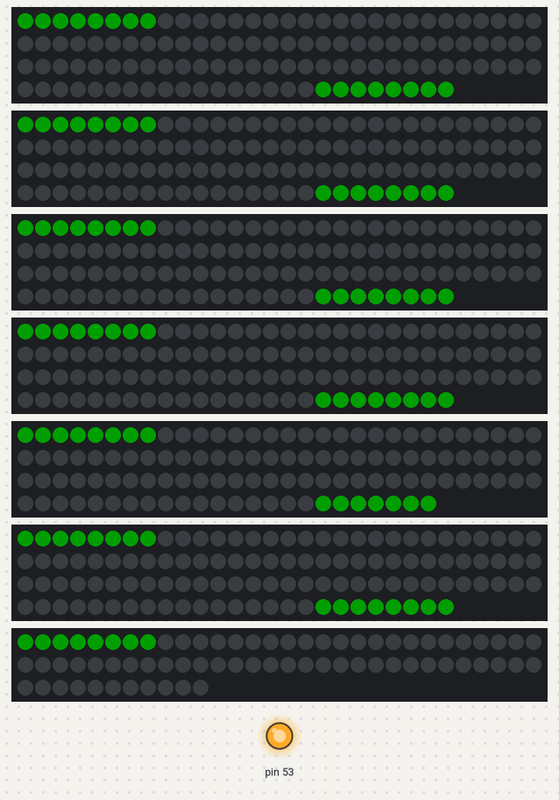
A sketch run on a simulated Arduino Mega 2560, built with avr-gcc and run on an emulated ATmega2560. Shown: 5 × 115 RGB LEDs in strip order, left to right, continuing on the next row, 114 RGB LEDs in strip order, left to right, continuing on the next row, 71 RGB LEDs in strip order, left to right, continuing on the next row, output pins drawn as LEDs (lit = HIGH). Dim RGB values are drawn brighter than linear; random numbers use the default seed unless the sketch sets one; no radio packets arrive unless stated; what the sketch prints to the serial monitor is not drawn.

Above: at 0.57 s.
At 4.69 s:
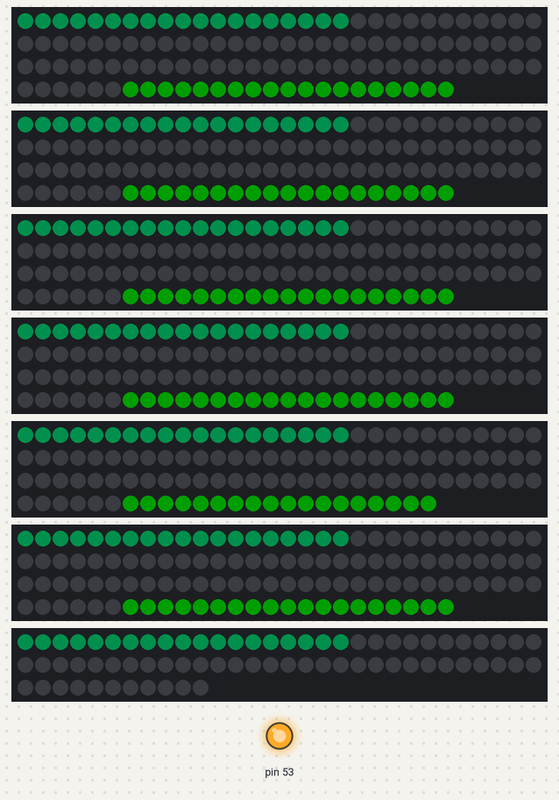
At 9.1 s:
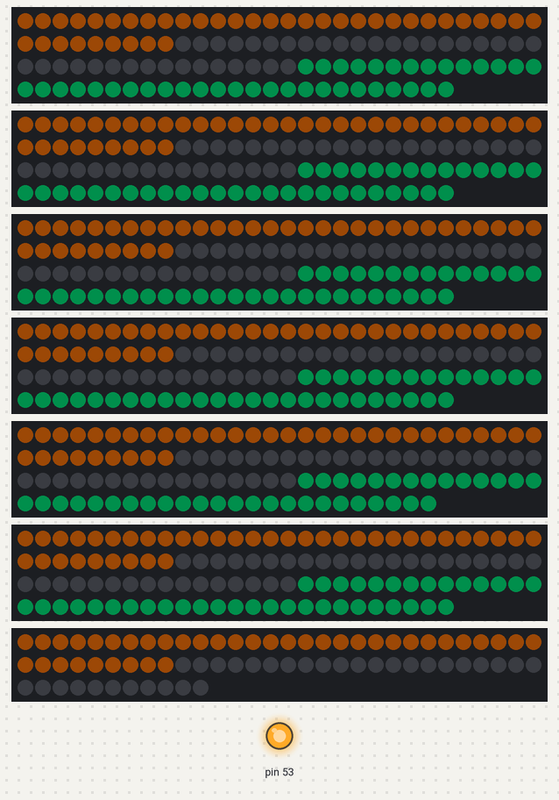
At 17.94 s:
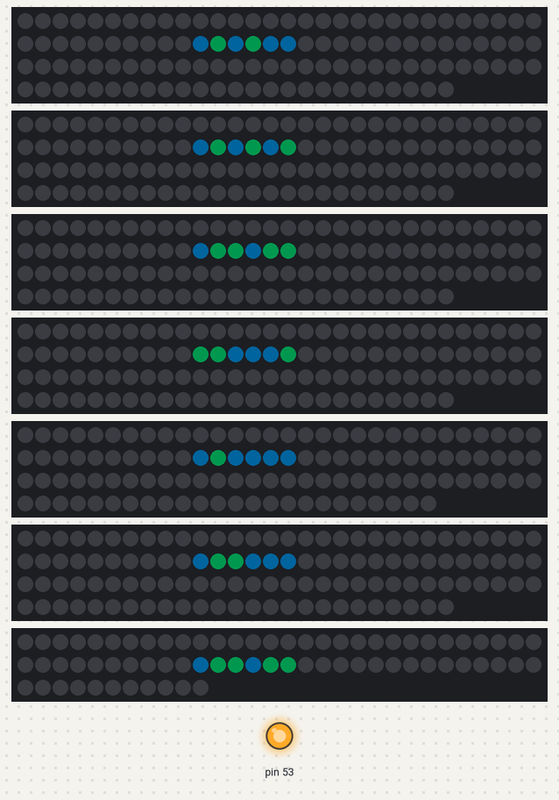
At 28.94 s:
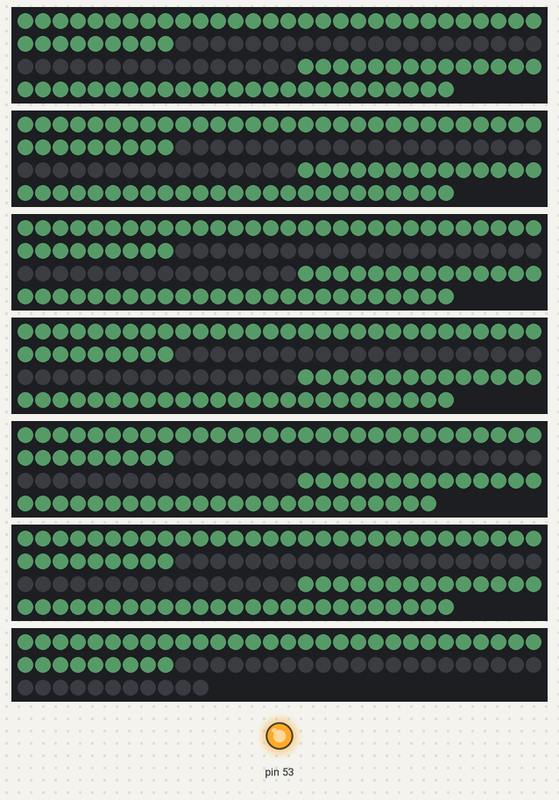
At 39.84 s:
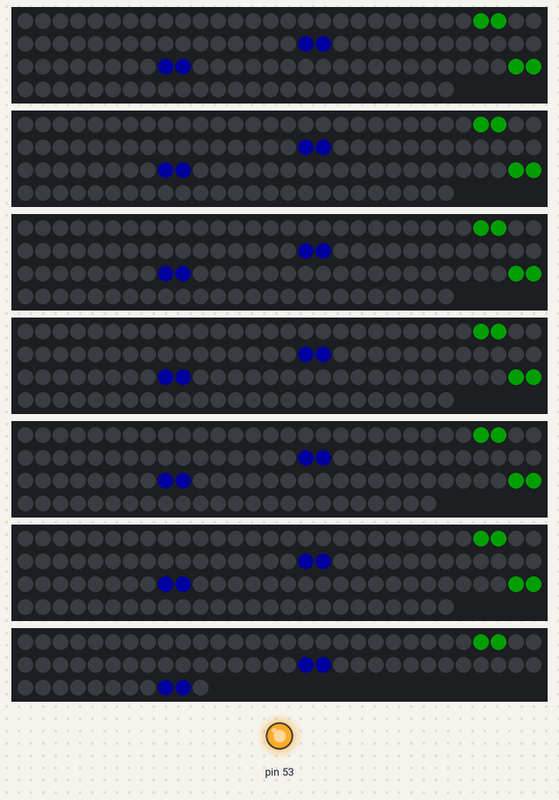

The sketch:

Node05.ino
```cpp
#include <Adafruit_NeoPixel.h>
#include <RF24.h>
#include <RF24Network.h>
#include <SPI.h>
#include "Animations.h"

RF24 radio(49, 48);              // CE, CSN pins
RF24Network network(radio);

const uint16_t this_node = 05;
unsigned long lastMessageTime = 0;
unsigned long idleTaskInterval = 5000; // 5 seconds

// Setup brightness for LEDs
const int brightness = 30;

// LEDs variables
#define NUM_STRIPS 7

// Number of LEDs in each strip
const int numLeds[NUM_STRIPS] = {115, 115, 115, 115, 114, 115, 71};

// Number of items in each row
const int numItems[NUM_STRIPS] = {66, 66, 66, 66, 66, 68, 40};

// Define the pins of each row
const int pins[NUM_STRIPS] = {8, 7, 6, 5, 4, 3, 2};

// Create an array of NeoPixel objects
Adafruit_NeoPixel strips[NUM_STRIPS] = {
  Adafruit_NeoPixel(numLeds[0], pins[0], NEO_GRB + NEO_KHZ800),
  Adafruit_NeoPixel(numLeds[1], pins[1], NEO_GRB + NEO_KHZ800),
  Adafruit_NeoPixel(numLeds[2], pins[2], NEO_GRB + NEO_KHZ800),
  Adafruit_NeoPixel(numLeds[3], pins[3], NEO_GRB + NEO_KHZ800),
  Adafruit_NeoPixel(numLeds[4], pins[4], NEO_GRB + NEO_KHZ800),
  Adafruit_NeoPixel(numLeds[5], pins[5], NEO_GRB + NEO_KHZ800),
  Adafruit_NeoPixel(numLeds[6], pins[6], NEO_GRB + NEO_KHZ800)
};

///////////////////////////////////////////////////////////////////////////////////////
// Create Animations objects for each strip
// Create an array of pointers to NeoPixel objects
Adafruit_NeoPixel* stripPointers[NUM_STRIPS];
// Create Animations objects for each strip
Animations animation(stripPointers, numLeds[0], NUM_STRIPS, 2, 50, true);


// Read parts of string from master
String part1, part2, prev_part1[NUM_STRIPS] = {" "};


// Blinking control
bool blinking = false, prev_blinking = true;
unsigned long previousMillis = 0;
const long blinkDelay = 300; // Global variable for blink delay
unsigned long blinkStartTime = 0;
const long Blink_Period = 10000; // Blinking duration
int currentRow, startLED, endLED;
uint32_t currentColor;

// Boundary values for LED color selection
const int boundary1 = 1;
const int boundary2 = 4;
// Array to store the remainder for each row
// Rest of the division NUM of LEDS / NUM OF ITEMS
int r[NUM_STRIPS];

////Time between animation
unsigned long t_between_anim = 10 * 1000, t_cnt = 0;
//Number of animations
#define animNum 6
//Animation counter
int cntAnim = 0;

void setup() {
  Serial.begin(9600);
  SPI.begin();
  radio.begin();
  network.begin(90, this_node); // Channel 90, node address
  radio.setDataRate(RF24_2MBPS);

  Serial.print("Slave ");
  Serial.print(this_node);
  Serial.println(" setup complete.");

  for (int i = 0; i < NUM_STRIPS; i++) {
    strips[i].begin();
    strips[i].setBrightness(brightness);
    strips[i].show();
    r[i] = numLeds[i] % numItems[i];  // Calculate r for each row
  }

  refresh_All_Led();

for (size_t i = 0; i < NUM_STRIPS; i++) {
    stripPointers[i] = &strips[i];
}

  randomSeed(analogRead(A0));
  lastMessageTime = millis();
}

void loop() {
  network.update();

  while (network.available()) {
    RF24NetworkHeader header;
    char message[32];
    network.read(header, &message, sizeof(message));

    Serial.print("Received message: ");
    Serial.println(message);
    lastMessageTime = millis(); // Reset the last message time

    sendResponse(header.from_node, "Message received");

    // Basic validation: Check if the received string contains exactly two '*' characters
    int firstAsteriskIndex = String(message).indexOf('*');
    int secondAsteriskIndex = String(message).indexOf('*', firstAsteriskIndex + 1);

    if (firstAsteriskIndex == -1 || secondAsteriskIndex == -1) {
      Serial.println("Received data is not in the expected format, ignoring.");
      blinking = false;
      return; // Skip further processing if the format is incorrect
    }

    // Extract parts
    part1 = String(message).substring(0, firstAsteriskIndex); // Extract Item number
    part2 = String(message).substring(firstAsteriskIndex + 1, secondAsteriskIndex); // Extract item quantity

    // Check if part2 is not empty before converting to an integer
    if (part2.length() == 0 || part2.toInt() < 0) {
      Serial.println("Error: part2 value. Ignoring command.");
      return;
    }

    // Determine which row the item belongs to
    // Determine the row (indexRow) based on the item number (part1)
    int indexRow = -1;
    int cumulativeItems = 0;

    for (int i = 0; i < NUM_STRIPS; i++) {
      cumulativeItems += numItems[i];
      if (part1.toInt() <= cumulativeItems) {
        indexRow = i;
        break;
      }
    }

    if (indexRow == -1) {
      Serial.println("Error: part1 value out of range.");
      return;
    }

    if (indexRow != -1) {
int cumulativeItemsBefore = 0;

// Calculate the cumulative number of items before the current row
for (int i = 0; i < indexRow; i++) {
    cumulativeItemsBefore += numItems[i];
}

// Calculate the position in the current row
int positionInRow = part1.toInt() - cumulativeItemsBefore;

      if (positionInRow <= 0 || positionInRow > numItems[indexRow]) {
        Serial.println("Error: part1 value out of range.");
        return;
      } else {
        int start, end;
        start = (positionInRow - 1) * (numLeds[indexRow] / numItems[indexRow]) + min(positionInRow - 1, r[indexRow]) + 1;

        if (positionInRow > r[indexRow]) {
          end = start + int(numLeds[indexRow] / numItems[indexRow]) - 1;
        } else {
          end = start + int(numLeds[indexRow] / numItems[indexRow]);
        }

        // If new data is received and it differs from the previous one, reset blinking
        if (blinking && (indexRow != currentRow || part1 != prev_part1[indexRow])) {
          resetBlinking();
        }

        // Determine color based on part2.toInt() value
        uint32_t color;
        if (part2.toInt() < boundary1) {
          color = strips[indexRow].Color(255, 0, 0); // Red
        } else if (part2.toInt() > boundary1 && part2.toInt() < boundary2) {
          color = strips[indexRow].Color(255, 0, 255); // Yellow
        } else {
          color = strips[indexRow].Color(0, 0, 255); // Green
        }

        // Start the new blink process
        currentRow = indexRow;
        startLED = start;
        endLED = end;
        currentColor = color;
        blinking = true;
        blinkStartTime = millis();  // Start timing the blink duration

        prev_part1[indexRow] = part1;
      }
    } else {
      Serial.println("Error: part1 value. Ignoring command.");
      return;
    }
  }

  if (blinking) {
    if(prev_blinking != blinking)refresh_All_Led();
    blinkLeds();
  } else {
    uint32_t color = strips[0].Color(0, 255, 0);
    if(prev_blinking != blinking)refresh_All_Led();
    PlayAnimation(t_between_anim);
  }

  prev_blinking = blinking;
}


/*--------------------------------------------FUNCTIONS---------------------------------------------------------*/
void PlayAnimation(unsigned long Time) {
    //animation.BouncingBallEffect();
    if(millis() - t_cnt > Time){
      t_cnt = millis();
      cntAnim++;
      refresh_All_Led();
      if(cntAnim >= animNum)cntAnim = 0;
    }

    switch (cntAnim) {
          case 0: animation.colorWipe2(100);
          break;

          case 1: animation.CometEffect(random(8), 10, 10);
          break;

          case 2: animation.colorWipe(100);
          break;

          case 3: animation.BouncingBallEffect();
          break;

          case 4: animation.DrawMarqueeDrawMarqueeMirrored(1000);
          break;

          case 5: animation.drawTwinkle(1000);
          break;

          default:
          break;
    }


}
/* void colorWipe(unsigned long wipeTime) {
  static unsigned long wipeStartTime = 0;
  static int left = 0;
  static int right = numLeds[0] - 1;
  static bool wipingForward = true;
  static bool wipingOff = false;
  static bool animationComplete = false;
  static uint32_t color = strips[0].Color(0, 255, 0);

  unsigned long currentMillis = millis();

  // Initialize wipe start time if this is the first call
  if (wipeStartTime == 0) {
    wipeStartTime = currentMillis;
  }

  // Determine the interval between updates
  unsigned long totalSteps = numLeds[0]; // Total steps from end to end
  unsigned long wipeInterval = wipeTime / totalSteps;

  // Perform wiping effect if enough time has passed
  if (currentMillis - wipeStartTime >= wipeInterval) {
    if (wipingForward) {
      // Set color at current positions
      for (int j = 0; j < NUM_STRIPS; j++) {
        strips[j].setPixelColor(left, color);
        strips[j].setPixelColor(right, color);
      }
    } else if (wipingOff) {
      // Clear color at current positions
      for (int j = 0; j < NUM_STRIPS; j++) {
        strips[j].setPixelColor(left, 0);
        strips[j].setPixelColor(right, 0);
      }
    }

    // Update the LEDs
    for (int j = 0; j < NUM_STRIPS; j++) {
      strips[j].show();
    }

    // Move indices towards the center
    if (wipingForward) {
      left++;
      right--;
      // Reverse direction if collision is detected
      if (left > right) {
        wipingForward = false; // Switch direction to wiping off
        wipingOff = true;
        left = 0;
        right = numLeds[0] - 1;
        wipeStartTime = currentMillis; // Restart timer for wipe off
      }
    } else if (wipingOff) {
      left++;
      right--;
      // End animation if reaching the original start position
      if (left > right) {
        animationComplete = true; // Mark animation as complete
      }
    }

    // Reset start time for the next frame
    wipeStartTime = currentMillis;
  }

  // Reset state if animation is complete
  if (animationComplete) {
    // Turn off all LEDs and reset state
    for (int j = 0; j < NUM_STRIPS; j++) {
      for (int i = 0; i < numLeds[0]; i++) {
        strips[j].setPixelColor(i, 0);
      }
      strips[j].show();
      color = getRandomColor();
    }

    left = 0;
    right = numLeds[0] - 1;
    wipingForward = true;
    wipingOff = false;
    animationComplete = false;
  }
}


void colorWipe2(uint32_t color, unsigned long wipeTime) {
  static unsigned long wipeStartTime = 0;
  static int left = 0;
  static int right = numLeds[0] - 1;
  static bool wipingForward = true;
  static bool wipeOff = false;
  static bool animationComplete = false;

  unsigned long currentMillis = millis();

  // Initialize wipe start time if this is the first call
  if (wipeStartTime == 0) {
    wipeStartTime = currentMillis;
  }

  // Determine the interval between updates
  unsigned long elapsedTime = currentMillis - wipeStartTime;
  unsigned long totalSteps = numLeds[0]; // Total steps from end to end
  unsigned long wipeInterval = wipeTime / totalSteps;

  // Perform wiping effect if enough time has passed
  if (elapsedTime >= wipeInterval) {
    // Clear LEDs at previous positions
    if (wipingForward || wipeOff) {
      for (int j = 0; j < NUM_STRIPS; j++) {
        strips[j].setPixelColor(left, 0);
        strips[j].setPixelColor(right, 0);
      }
    }

    if (wipingForward) {
      // Set color at current positions
      for (int j = 0; j < NUM_STRIPS; j++) {
        strips[j].setPixelColor(left, color);
        strips[j].setPixelColor(right, color);
      }

      left++;
      right--;

      // Reverse direction if collision is detected
      if (left > right) {
        // Stop forward wipe and start wipe off
        wipingForward = false;
        wipeOff = true;
        left--;
        right++;
      }
    } else if (wipeOff) {
      // Continue wiping effect in forward direction (to turn off LEDs)
      for (int j = 0; j < NUM_STRIPS; j++) {
        strips[j].setPixelColor(left, 0);
        strips[j].setPixelColor(right, 0);
      }

      left++;
      right--;

      // End wipe off animation if reaching the end
      if (left >= numLeds[0]) {
        animationComplete = true; // Mark animation as complete
      }
    }

    // Update the LEDs
    for (int j = 0; j < NUM_STRIPS; j++) {
      strips[j].show();
    }

    // Reset start time for the next frame
    wipeStartTime = currentMillis;
  }

  // Reset state if animation is complete
  if (animationComplete) {
    // Turn off all LEDs
    for (int j = 0; j < NUM_STRIPS; j++) {
      for (int i = 0; i < numLeds[0]; i++) {
        strips[j].setPixelColor(i, 0);
      }
      strips[j].show();
    }

    // Reset state
    left = 0;
    right = numLeds[0] - 1;
    wipingForward = true;
    wipeOff = false;
    animationComplete = false;
  }
} */


void resetBlinking() {
  blinking = false;
  refresh_All_Led();  // Turn off all LEDs
}

void blinkLeds() {
  unsigned long currentMillis = millis();

  if (currentMillis - previousMillis >= blinkDelay) {
    previousMillis = currentMillis;

    for (int i = startLED - 1; i < endLED; i++) {
      uint32_t currentPixelColor = strips[currentRow].getPixelColor(i);
      if (currentPixelColor == 0) {
        strips[currentRow].setPixelColor(i, currentColor);
      } else {
        strips[currentRow].setPixelColor(i, 0);  // Turn off
      }
    }
    strips[currentRow].show();
  }

  if (currentMillis - blinkStartTime >= Blink_Period) {
    resetBlinking();
  }
}

void refresh_All_Led() {
  for (int j = 0; j < NUM_STRIPS; j++) {
    for (int i = 0; i < numLeds[j]; i++) {
      strips[j].setPixelColor(i, 0);
    }
    strips[j].show();
  }
}

void sendResponse(uint16_t toNode, const char* response) {
  RF24NetworkHeader header(toNode);
  network.write(header, response, strlen(response) + 1);
}

uint32_t getRandomColor() {
  // Generate random values for red, green, and blue
  byte r = random(0, 256);
  byte g = random(0, 256);
  byte b = random(0, 256);
  return strips[0].Color(r, b, g);
}
```

Animations.h
```cpp
#include <Arduino.h>
#include <Adafruit_NeoPixel.h>

#define ARRAYSIZE(x) (sizeof(x) / sizeof(x[0]))  // Count elements in a static array

// Class for Bouncing Ball Effect
class Animations {
  private:
    size_t _cLength;
    size_t _sLength;
    size_t _cBalls;
    byte _fadeRate;
    bool _bMirrored;
    Adafruit_NeoPixel **_strip;  // Pointer to an array of pointers to Adafruit_NeoPixel objects

    const double Gravity = -9.81;  // Gravity constant
    const double StartHeight = 1;  // Initial height
    const double SpeedKnob = 4.0;  // Speed control factor

    double ClockTimeAtLastBounce[5], Height[5], BallSpeed[5], Dampening[5];
    uint32_t Colors[5];

    unsigned long previousMillis = 0, previousMillis1 = 0;
    const unsigned long interval = 20;  // Update interval in milliseconds

    int deltaHue;
    byte hue = 0;
    int iDirection = 1;
    int iPos = 0;

    unsigned long previousMillisMarquee;
    unsigned long previousMillisMarqueeMirrored;

    unsigned long previousMillisTwinkle1;

    static const uint32_t TwinkleColors[5];  // Twinkle colors

    static double Time() {
        return millis() / 1000.0;  // Convert milliseconds to seconds
    }

    double InitialBallSpeed(double height) const {
        return sqrt(-2 * Gravity * height);  // Calculate initial ball speed based on height
    }

    void Fade() {
        for (size_t stripIndex = 0; stripIndex < _sLength; stripIndex++) {
            Adafruit_NeoPixel &strip = *_strip[stripIndex];
            for (size_t i = 0; i < _cLength; i++) {
                uint32_t color = strip.getPixelColor(i);
                byte r = (color >> 16) & 0xFF;
                byte g = (color >> 8) & 0xFF;
                byte b = color & 0xFF;
                r = max(r - _fadeRate, 0);
                g = max(g - _fadeRate, 0);
                b = max(b - _fadeRate, 0);
                strip.setPixelColor(i, strip.Color(r, b, g));
            }
        }
    }

    uint32_t getRandomColor();
    void DrawMarquee();
    void DrawMarqueeMirrored();
    void clearStrip(size_t stripIndex);

  public:
    Animations(Adafruit_NeoPixel *strip[], size_t numLeds, size_t numStrips, size_t ballCount, byte fade = 0, bool bMirrored = false);
    void BouncingBallEffect();
    void colorWipe(unsigned long wipeTime);
    void CometEffect(int cometSize, int deltaHue, unsigned long interval);
    void DrawMarqueeDrawMarqueeMirrored(unsigned long interval);
    void drawTwinkle(unsigned long TWINKLE_DELAY);
    void colorWipe2(unsigned long wipeTime);
};
```

Source omitted: Animations.cpp (14072 bytes)
